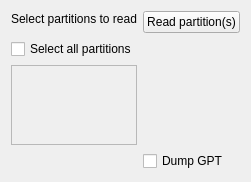
        <widget class="QWidget" name="readtab">
         <attribute name="title">
          <string>Read partition(s)</string>
         </attribute>
         <layout class="QGridLayout" name="gridLayout_7">
          <item row="4" column="1">
           <widget class="QCheckBox" name="readDumpGPTCheckbox">
            <property name="text">
             <string>Dump GPT</string>
            </property>
           </widget>
          </item>
          <item row="0" column="0">
           <widget class="QLabel" name="readtitle">
            <property name="sizePolicy">
             <sizepolicy hsizetype="Preferred" vsizetype="Fixed">
              <horstretch>0</horstretch>
              <verstretch>0</verstretch>
             </sizepolicy>
            </property>
            <property name="minimumSize">
             <size>
              <width>0</width>
              <height>20</height>
             </size>
            </property>
            <property name="text">
             <string>Select partitions to read</string>
            </property>
            <property name="alignment">
             <set>Qt::AlignLeading|Qt::AlignLeft|Qt::AlignTop</set>
            </property>
           </widget>
          </item>
          <item row="0" column="1">
           <widget class="QPushButton" name="readpartitionsbtn">
            <property name="text">
             <string>Read partition(s)</string>
            </property>
           </widget>
          </item>
          <item row="2" column="0">
           <widget class="QScrollArea" name="readpartitionList">
            <property name="sizePolicy">
             <sizepolicy hsizetype="Expanding" vsizetype="MinimumExpanding">
              <horstretch>0</horstretch>
              <verstretch>0</verstretch>
             </sizepolicy>
            </property>
            <property name="minimumSize">
             <size>
              <width>0</width>
              <height>80</height>
             </size>
            </property>
            <property name="verticalScrollBarPolicy">
             <enum>Qt::ScrollBarAsNeeded</enum>
            </property>
            <property name="horizontalScrollBarPolicy">
             <enum>Qt::ScrollBarAsNeeded</enum>
            </property>
            <property name="sizeAdjustPolicy">
             <enum>QAbstractScrollArea::AdjustToContentsOnFirstShow</enum>
            </property>
            <property name="widgetResizable">
             <bool>true</bool>
            </property>
            <widget class="QWidget" name="scrollAreaWidgetContents">
             <property name="geometry">
              <rect>
               <x>0</x>
               <y>0</y>
               <width>481</width>
               <height>209</height>
              </rect>
             </property>
            </widget>
           </widget>
          </item>
          <item row="1" column="0">
           <widget class="QCheckBox" name="readselectallcheckbox">
            <property name="text">
             <string>Select all partitions</string>
            </property>
           </widget>
          </item>
         </layout>
        </widget>
